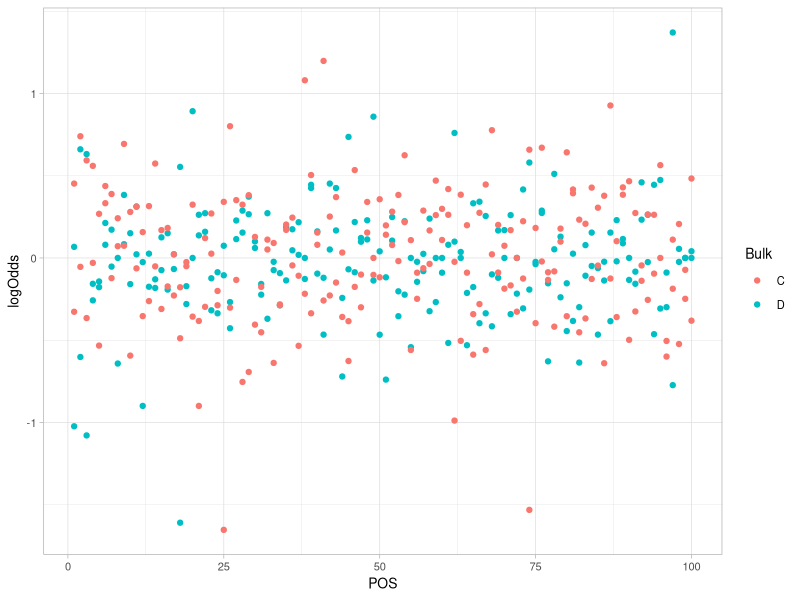
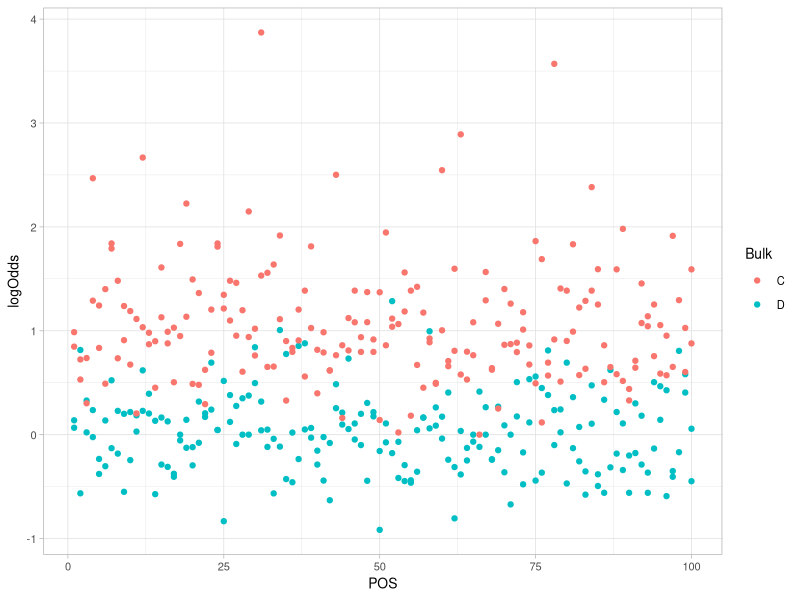
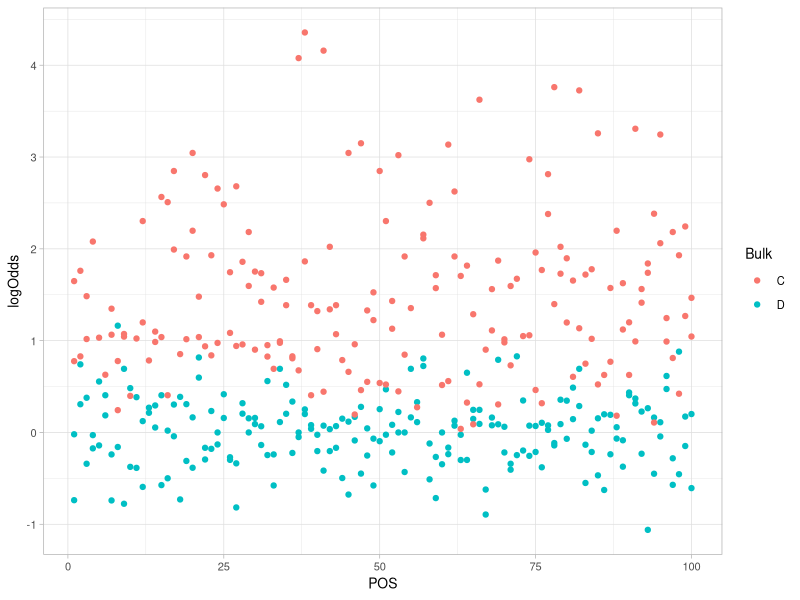
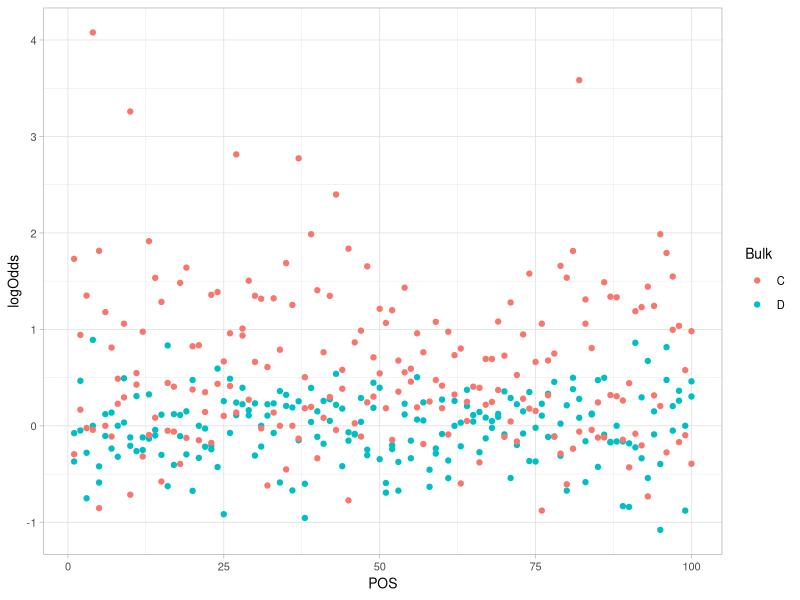
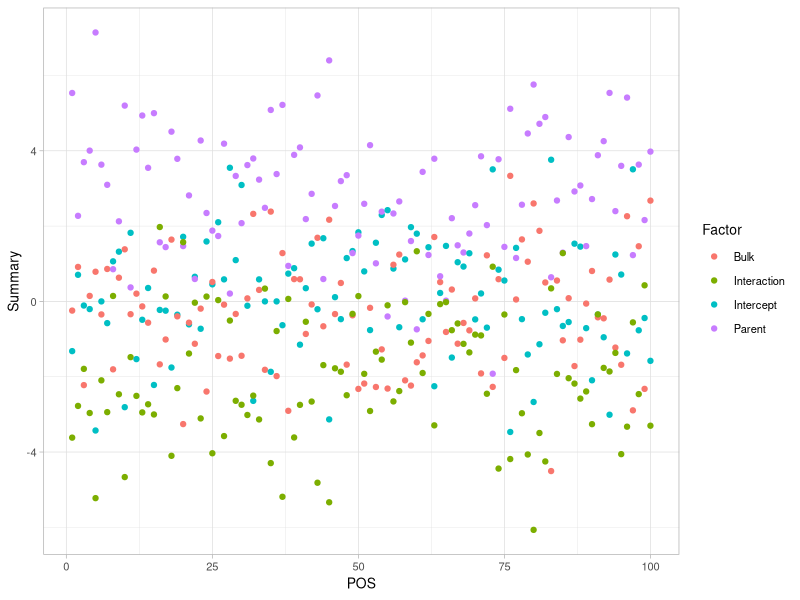
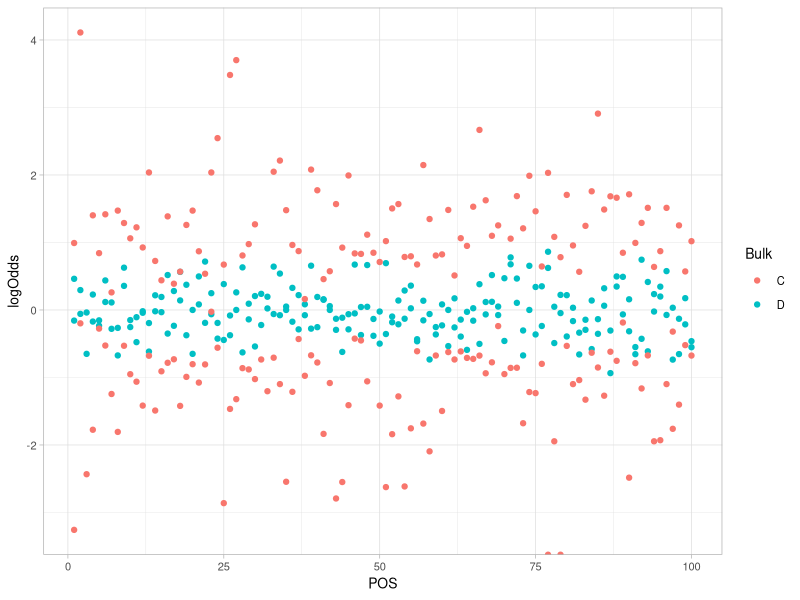
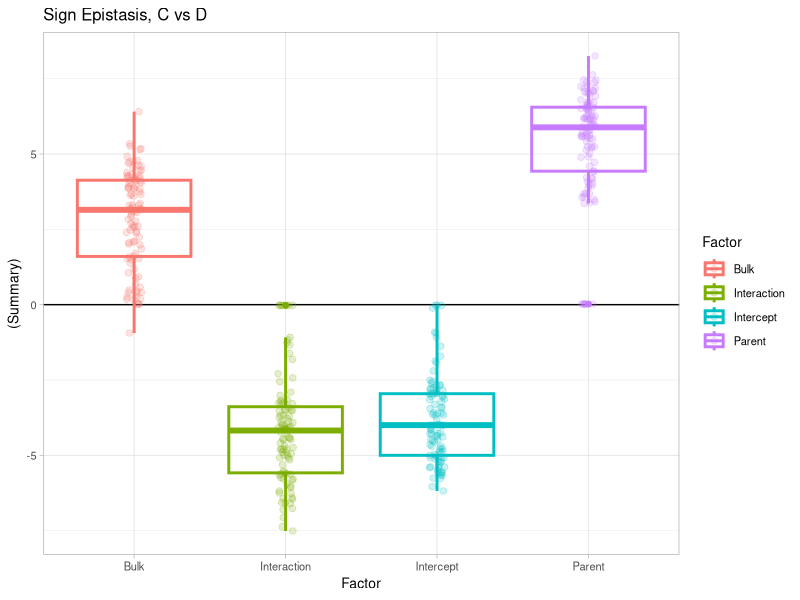
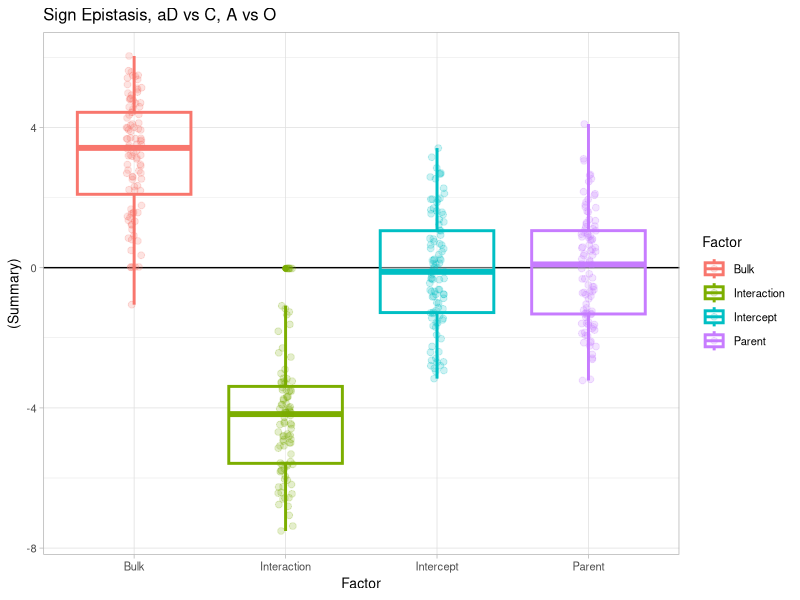

These charts were generated, in order, by the following R code:
## ---- chunk 1
knitr::opts_chunk$set(echo = TRUE)

require(tidyr)
require(dplyr)
require(ggplot2)
require(reshape2)
ggplot2::theme_set(theme_light() + theme(text = element_text(size = 10)))

## ---- chunk 2
glm_cb2_short <- function(..., W, formula, numgroups = FALSE, outputlength = 4, return = c("Z")) {
  data <- list(...)
  
  #Ensure that there is a formula and W parameter
  if (is.null(W) || is.null(formula)) {
    stop("Weights (W) and formula must be provided")
  }
  #Set formula
  glm_formula <- as.formula(formula)
  #Ensure that formula works for the data provided
  if (!all(names(data) %in% all.vars(glm_formula))) {
    stop("One or more variables in the formula are not provided as arguments")
  }
  
  #########################
  #MAYBEWORKS
  for(i in all.vars(glm_formula)){
    if(length(unique(as.data.frame(data)[,i])) < 2){
      output <- rep(NA, outputlength)
      #print("Not enough levels within groups")
      
      return(output)
    }
  }
  
  glm_fit <- glm(glm_formula, data = as.data.frame(data), weights = W, family = binomial)
  
  #Return specific ones like z-score only
  if(return %in% "Z"){
    output <- summary(glm_fit)$coefficients[((length(summary(glm_fit)$coefficients)*0.5)+1):((length(summary(glm_fit)$coefficients)*0.75))]
  }
  
  if(length(output) == outputlength){
    return(output)
  }else{
    return(rep(NA, outputlength))
  }
  
}

## ---- chunk 3
#let's just say everything is the same

Unselected_O <- data.frame(POS = 1:100,
                          Bulk = "D",
                          Parent = "O",
                          B = rnorm(100, mean = 40, sd = 10),
                          b = rnorm(100, mean = 40, sd = 10))

Unselected_W <- data.frame(POS = 1:100,
                          Bulk = "D",
                          Parent = "W",
                          B = rnorm(100, mean = 40, sd = 10),
                          b = rnorm(100, mean = 40, sd = 10))

Selected_O <- data.frame(POS = 1:100,
                          Bulk = "C",
                          Parent = "O",
                          B = rnorm(100, mean = 40, sd = 10),
                          b = rnorm(100, mean = 40, sd = 10))

Selected_W <- data.frame(POS = 1:100,
                          Bulk = "C",
                          Parent = "W",
                          B = rnorm(100, mean = 40, sd = 10),
                          b = rnorm(100, mean = 40, sd = 10))

rbind(Unselected_O,
      Unselected_W,
      Selected_O,
      Selected_W) %>%
  
  pivot_longer(c(B, b), names_to = "Allele", values_to = "Reads") %>%
  mutate(Reads = ceiling(Reads)) -> NullModel

NullModel %>% pivot_wider(names_from = Allele, values_from = Reads) %>%
  mutate(logOdds = log(B/b)) %>%
  ggplot(aes(x = POS, y = logOdds, color = Bulk)) + geom_point()

NullModel %>% #filter(POS == 1) %>%
  group_by(POS) %>%
  mutate_if(is.character, as.factor) %>%
  summarize(Summary = glm_cb2_short(Allele = Allele,
                             Bulk = Bulk,
                             Parent = Parent,
                             #Rep = Rep,
                             W = Reads,
                             formula = "Allele ~ Bulk * Parent",
                             outputlength = 4),
            Factor = (c("Intercept", "Bulk", "Parent", "Interaction"))) -> Null_GLM

# Null_GLM %>% ggplot(aes(x = POS, y = Summary, color = Factor)) + geom_point()
# 
# Null_GLM %>% pivot_wider(names_from = Factor, values_from = Summary) %>% ggplot(aes(x = Bulk, y = Intercept)) + geom_point()
# Null_GLM %>% pivot_wider(names_from = Factor, values_from = Summary) %>% ggplot(aes(x = Parent, y = Interaction)) + geom_point()



## ---- chunk 4
#let's just say everything is the same

Unselected_O <- data.frame(POS = 1:100,
                          Bulk = "D",
                          Parent = "O",
                          B = rnorm(100, mean = 40, sd = 10),
                          b = rnorm(100, mean = 40, sd = 10))

Unselected_W <- data.frame(POS = 1:100,
                          Bulk = "D",
                          Parent = "W",
                          B = rnorm(100, mean = 40, sd = 10),
                          b = rnorm(100, mean = 40, sd = 10))

Selected_O <- data.frame(POS = 1:100,
                          Bulk = "C",
                          Parent = "O",
                          B = rnorm(100, mean = 60, sd = 10),
                          b = rnorm(100, mean = 20, sd = 10))

Selected_W <- data.frame(POS = 1:100,
                          Bulk = "C",
                          Parent = "W",
                          B = rnorm(100, mean = 60, sd = 10),
                          b = rnorm(100, mean = 20, sd = 10))

rbind(Unselected_O,
      Unselected_W,
      Selected_O,
      Selected_W) %>%
  
  pivot_longer(c(B, b), names_to = "Allele", values_to = "Reads") %>%
  mutate(Reads = ceiling(Reads)) -> BulkModel

BulkModel %>% pivot_wider(names_from = Allele, values_from = Reads) %>%
  mutate(logOdds = log(B/b)) %>%
  ggplot(aes(x = POS, y = logOdds, color = Bulk)) + geom_point()

BulkModel %>% filter(Reads > 0) %>%
  group_by(POS) %>%
  mutate_if(is.character, as.factor) %>%
  summarize(Summary = glm_cb2_short(Allele = Allele,
                             Bulk = Bulk,
                             Parent = Parent,
                             W = Reads,
                             formula = "Allele ~ Bulk * Parent",
                             outputlength = 4),
            Factor = (c("Intercept", "Bulk", "Parent", "Interaction"))) -> Bulk_GLM

# Bulk_GLM %>% ggplot(aes(x = POS, y = Summary, color = Factor)) + geom_point()
# 
# Bulk_GLM %>% pivot_wider(names_from = Factor, values_from = Summary) %>% ggplot(aes(x = Bulk, y = Intercept)) + geom_point()
# Bulk_GLM %>% pivot_wider(names_from = Factor, values_from = Summary) %>% ggplot(aes(x = Parent, y = Interaction)) + geom_point()



## ---- chunk 5
#let's just say everything is the same

Unselected_O <- data.frame(POS = 1:100,
                          Bulk = "D",
                          Parent = "O",
                          B = rnorm(100, mean = 40, sd = 10),
                          b = rnorm(100, mean = 40, sd = 10))

Unselected_W <- data.frame(POS = 1:100,
                          Bulk = "D",
                          Parent = "W",
                          B = rnorm(100, mean = 40, sd = 10),
                          b = rnorm(100, mean = 40, sd = 10))

Selected_O <- data.frame(POS = 1:100,
                          Bulk = "C",
                          Parent = "O",
                          B = rnorm(100, mean = 70, sd = 10),
                          b = rnorm(100, mean = 10, sd = 10))

Selected_W <- data.frame(POS = 1:100,
                          Bulk = "C",
                          Parent = "W",
                          B = rnorm(100, mean = 60, sd = 10),
                          b = rnorm(100, mean = 20, sd = 10))

rbind(Unselected_O,
      Unselected_W,
      Selected_O,
      Selected_W) %>%
  
  pivot_longer(c(B, b), names_to = "Allele", values_to = "Reads") %>%
  mutate(Reads = ceiling(Reads)) -> ParentalModel

ParentalModel %>% pivot_wider(names_from = Allele, values_from = Reads) %>%
  mutate(logOdds = log(B/b)) %>%
  ggplot(aes(x = POS, y = logOdds, color = Bulk)) + geom_point()

ParentalModel %>% filter(Reads > 0) %>%
  group_by(POS) %>%
  mutate_if(is.character, as.factor) %>%
  summarize(Summary = glm_cb2_short(Allele = Allele,
                             Bulk = Bulk,
                             Parent = Parent,
                             W = Reads,
                             formula = "Allele ~ Bulk * Parent",
                             outputlength = 4),
            Factor = (c("Intercept", "Bulk", "Parent", "Interaction"))) -> Parental_GLM

# Parental_GLM %>% ggplot(aes(x = POS, y = Summary, color = Factor)) + geom_point()
# 
# Parental_GLM %>% pivot_wider(names_from = Factor, values_from = Summary) %>% ggplot(aes(x = Bulk, y = Intercept)) + geom_point()
# Parental_GLM %>% pivot_wider(names_from = Factor, values_from = Summary) %>% ggplot(aes(x = Parent, y = Interaction)) + geom_point()



## ---- chunk 6
#let's just say everything is the same

Unselected_O <- data.frame(POS = 1:100,
                          Bulk = "D",
                          Parent = "O",
                          B = rnorm(100, mean = 40, sd = 10),
                          b = rnorm(100, mean = 40, sd = 10))

Unselected_W <- data.frame(POS = 1:100,
                          Bulk = "D",
                          Parent = "W",
                          B = rnorm(100, mean = 40, sd = 10),
                          b = rnorm(100, mean = 40, sd = 10))

Selected_O <- data.frame(POS = 1:100,
                          Bulk = "C",
                          Parent = "O",
                          B = rnorm(100, mean = 40, sd = 10),
                          b = rnorm(100, mean = 40, sd = 10))

Selected_W <- data.frame(POS = 1:100,
                          Bulk = "C",
                          Parent = "W",
                          B = rnorm(100, mean = 60, sd = 10),
                          b = rnorm(100, mean = 20, sd = 10))

rbind(Unselected_O,
      Unselected_W,
      Selected_O,
      Selected_W) %>%
  
  pivot_longer(c(B, b), names_to = "Allele", values_to = "Reads") %>%
  mutate(Reads = ceiling(Reads)) -> SingleParentModel

SingleParentModel %>% pivot_wider(names_from = Allele, values_from = Reads) %>%
  mutate(logOdds = log(B/b)) %>%
  ggplot(aes(x = POS, y = logOdds, color = Bulk)) + geom_point()

SingleParentModel %>% filter(Reads > 0) %>%
  group_by(POS) %>%
  mutate_if(is.character, as.factor) %>%
  summarize(Summary = glm_cb2_short(Allele = Allele,
                             Bulk = Bulk,
                             Parent = Parent,
                             W = Reads,
                             formula = "Allele ~ Bulk * Parent",
                             outputlength = 4),
            Factor = (c("Intercept", "Bulk", "Parent", "Interaction"))) -> SingleParent_GLM

SingleParent_GLM %>% ggplot(aes(x = POS, y = Summary, color = Factor)) + geom_point()

# SingleParent_GLM %>% pivot_wider(names_from = Factor, values_from = Summary) %>% ggplot(aes(x = Bulk, y = Intercept)) + geom_point()
# SingleParent_GLM %>% pivot_wider(names_from = Factor, values_from = Summary) %>% ggplot(aes(x = Parent, y = Interaction)) + geom_point()
# 


## ---- chunk 7
#let's just say everything is the same

Unselected_O <- data.frame(POS = 1:100,
                          Bulk = "D",
                          Parent = "O",
                          B = rnorm(100, mean = 40, sd = 10),
                          b = rnorm(100, mean = 40, sd = 10))

Unselected_W <- data.frame(POS = 1:100,
                          Bulk = "D",
                          Parent = "W",
                          B = rnorm(100, mean = 40, sd = 10),
                          b = rnorm(100, mean = 40, sd = 10))

Selected_O <- data.frame(POS = 1:100,
                          Bulk = "C",
                          Parent = "O",
                          B = rnorm(100, mean = 20, sd = 10),
                          b = rnorm(100, mean = 60, sd = 10))

Selected_W <- data.frame(POS = 1:100,
                          Bulk = "C",
                          Parent = "W",
                          B = rnorm(100, mean = 60, sd = 10),
                          b = rnorm(100, mean = 20, sd = 10))

rbind(Unselected_O,
      Unselected_W,
      Selected_O,
      Selected_W) %>%
  
  pivot_longer(c(B, b), names_to = "Allele", values_to = "Reads") %>%
  mutate(Reads = ceiling(Reads)) -> EpistaticModel

EpistaticModel %>% pivot_wider(names_from = Allele, values_from = Reads) %>%
  mutate(logOdds = log(B/b)) %>%
  ggplot(aes(x = POS, y = logOdds, color = Bulk)) + geom_point()

EpistaticModel %>% filter(Reads > 0) %>%
  group_by(POS) %>%
  mutate_if(is.character, as.factor) %>%
  summarize(Summary = glm_cb2_short(Allele = Allele,
                             Bulk = Bulk,
                             Parent = Parent,
                             W = Reads,
                             formula = "Allele ~ Bulk * Parent",
                             outputlength = 4),
            Factor = (c("Intercept", "Bulk", "Parent", "Interaction"))) -> Epistatic_GLM

#Reversing the order
EpistaticModel %>% mutate(Bulk = gsub("C", "S", Bulk),
                          Parent = gsub("W", "A", Parent)) %>%
  filter(Reads > 0) %>%
  group_by(POS) %>%
  mutate_if(is.character, as.factor) %>%
  summarize(Summary = glm_cb2_short(Allele = Allele,
                             Bulk = Bulk,
                             Parent = Parent,
                             W = Reads,
                             formula = "Allele ~ Bulk * Parent",
                             outputlength = 4),
            Factor = (c("Intercept", "Bulk", "Parent", "Interaction"))) -> Epistatic_GLM_revall

#Reversing the order
EpistaticModel %>% mutate(Bulk = gsub("D", "aD", Bulk)) %>%
  filter(Reads > 0) %>%
  group_by(POS) %>%
  mutate_if(is.character, as.factor) %>%
  summarize(Summary = glm_cb2_short(Allele = Allele,
                             Bulk = Bulk,
                             Parent = Parent,
                             W = Reads,
                             formula = "Allele ~ Bulk * Parent",
                             outputlength = 4),
            Factor = (c("Intercept", "Bulk", "Parent", "Interaction"))) -> Epistatic_GLM_rev

Epistatic_GLM %>% ggplot(aes(x = Factor, y = (Summary), color = Factor)) + geom_hline(yintercept = 0) +
  geom_boxplot(size = 1, alpha = 0.4) + geom_point(size = 2, alpha = 0.2, position = position_jitterdodge(jitter.width = 0.1))  + ggtitle("Sign Epistasis, C vs D")

Epistatic_GLM_revall  %>% ggplot(aes(x = Factor, y = (Summary), color = Factor)) + geom_hline(yintercept = 0) +
  geom_boxplot(size = 1, alpha = 0.4) + geom_point(size = 2, alpha = 0.2, position = position_jitterdodge(jitter.width = 0.1)) + ggtitle("Sign Epistasis, aD vs C, A vs O")

Epistatic_GLM_rev %>% ggplot(aes(x = Factor, y = (Summary), color = Factor)) + geom_hline(yintercept = 0) +
  geom_boxplot(size = 1, alpha = 0.4) + geom_point(size = 2, alpha = 0.2, position = position_jitterdodge(jitter.width = 0.1)) + ggtitle("Sign Epistasis, aD vs C")

## ---- chunk 8
#Reversing the order
EpistaticModel %>% mutate(Parent = gsub("W", "A", Parent)) %>%
  filter(Reads > 0) %>%
  group_by(POS) %>%
  mutate_if(is.character, as.factor) %>%
  summarize(Summary = glm_cb2_short(Allele = Allele,
                             Bulk = Bulk,
                             Parent = Parent,
                             W = Reads,
                             formula = "Allele ~ Bulk * Parent",
                             outputlength = 4),
            Factor = (c("Intercept", "Bulk", "Parent", "Interaction"))) -> Epistatic_GLM_PA

Epistatic_GLM %>% ggplot(aes(x = Factor, y = abs(Summary), color = Factor)) + geom_hline(yintercept = 0) +
  geom_boxplot(size = 1, alpha = 0.4) + geom_point(size = 2, alpha = 0.2, position = position_jitterdodge(jitter.width = 0.1))  + ggtitle("Sign Epistasis, O/W")

Epistatic_GLM_PA %>% ggplot(aes(x = Factor, y = abs(Summary), color = Factor)) + geom_hline(yintercept = 0) +
  geom_boxplot(size = 1, alpha = 0.4) + geom_point(size = 2, alpha = 0.2, position = position_jitterdodge(jitter.width = 0.1))  + ggtitle("Sign Epistasis, A/O")
## ---- chunk 9
EpistaticModel %>% mutate(Bulk = gsub("D", "aD", Bulk)) %>%
  filter(Reads > 0) %>%
  group_by(POS) %>%
  mutate_if(is.character, as.factor) %>%
  summarize(Summary = glm_cb2_short(Allele = Allele,
                             Bulk = Bulk,
                             # Parent = Parent,
                             W = Reads,
                             formula = "Allele ~ Bulk",
                             outputlength = 2),
            Factor = (c("Intercept", "Bulk"))) -> Epistatic_BulkOnly

Epistatic_BulkOnly %>% ggplot(aes(x = Factor, y = (Summary), color = Factor)) + geom_hline(yintercept = 0) +
  geom_boxplot(size = 1, alpha = 0.4) + geom_point(size = 2, alpha = 0.2, position = position_jitterdodge(jitter.width = 0.1))  + ggtitle("Sign Epistasis, Bulk Only")
## ---- chunk 10
rbind(data.frame(Null_GLM, ds = "A_Null"),
      data.frame(Parental_GLM, ds = "B_Bulk"),
      data.frame(SingleParent_GLM, ds = "C_Single Parent"),
      data.frame(Epistatic_GLM, ds = "D_Sign Epistasis")) -> Simulations

Simulations %>% ggplot(aes(x = ds, y = Summary, color = Factor)) + geom_hline(yintercept = 0) +
  geom_boxplot(size = 1, alpha = 0.4) + geom_point(size = 2, alpha = 0.2, width = 0.2, position = position_jitterdodge(jitter.width = 0.1)) 

## ---- chunk 11

Simulations %>% pivot_wider(values_from = Summary, names_from = Factor) %>%
  ggplot(aes(x = Parent, y = Interaction, color = ds, fill = ds)) + geom_point() + geom_smooth(method = "lm") + 
  scale_color_manual(values = c("black", "gray", "purple", "firebrick")) +
  scale_fill_manual(values = c("black", "gray", "purple", "firebrick"))

Simulations %>% pivot_wider(values_from = Summary, names_from = Factor) %>%
  ggplot(aes(x = Bulk, y = Intercept, color = ds, fill = ds)) + geom_point() + geom_smooth(method = "lm") +
  scale_color_manual(values = c("black", "gray", "purple", "firebrick")) +
  scale_fill_manual(values = c("black", "gray", "purple", "firebrick"))

Simulations %>% pivot_wider(values_from = Summary, names_from = Factor) %>%
  ggplot(aes(x = Bulk, y = Interaction, color = ds, fill = ds)) + geom_point() + geom_smooth(method = "lm") +
  scale_color_manual(values = c("black", "gray", "purple", "firebrick")) +
  scale_fill_manual(values = c("black", "gray", "purple", "firebrick"))

Simulations %>% pivot_wider(values_from = Summary, names_from = Factor) %>%
  ggplot(aes(x = Parent, y = Intercept, color = ds, fill = ds)) + geom_point() + geom_smooth(method = "lm") +
  scale_color_manual(values = c("black", "gray", "purple", "firebrick")) +
  scale_fill_manual(values = c("black", "gray", "purple", "firebrick"))

## ---- chunk 12
Unselected_O <- data.frame(POS = 1:100,
                          Bulk = "D",
                          Parent = "O",
                          B = rnorm(100, mean = 200, sd = 10),
                          b = rnorm(100, mean = 200, sd = 10))

Unselected_W <- data.frame(POS = 1:100,
                          Bulk = "D",
                          Parent = "W",
                          B = rnorm(100, mean = 800, sd = 10),
                          b = rnorm(100, mean = 400, sd = 10))

Selected_O <- data.frame(POS = 1:100,
                          Bulk = "C",
                          Parent = "O",
                          B = rnorm(100, mean = 400, sd = 10),
                          b = rnorm(100, mean = 40, sd = 10))

Selected_W <- data.frame(POS = 1:100,
                          Bulk = "C",
                          Parent = "W",
                          B = rnorm(100, mean = 800, sd = 10),
                          b = rnorm(100, mean = 400, sd = 10))

rbind(Unselected_O, Unselected_W, Selected_O, Selected_W) %>%
  pivot_longer(c(B, b), names_to = "Allele", values_to = "Reads") %>%
  mutate(Reads = ceiling(Reads)) -> TestModel

TestModel %>% filter(Reads > 0) %>%
  group_by(POS) %>%
  mutate_if(is.character, as.factor) %>%
  summarize(Summary = glm_cb2_short(Allele = Allele,
                             Bulk = Bulk,
                             Parent = Parent,
                             W = Reads,
                             formula = "Allele ~ Bulk * Parent",
                             outputlength = 4),
            Factor = (c("Intercept", "Bulk", "Parent", "Interaction"))) %>%
  ggplot(aes(x = Factor, y = (Summary), color = Factor)) +
  geom_hline(yintercept = 0) +
  geom_boxplot(size = 1) + geom_jitter(size = 2, alpha = 0.4, width = 0.2) 

